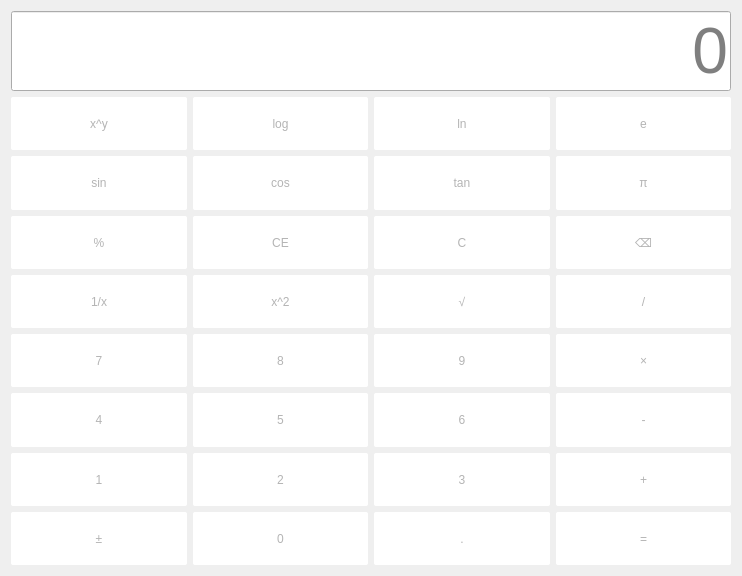
<?xml version="1.0" encoding="UTF-8"?>
<ui version="4.0">
 <class>Science</class>
 <widget class="QWidget" name="Science">
  <property name="geometry">
   <rect>
    <x>0</x>
    <y>0</y>
    <width>742</width>
    <height>576</height>
   </rect>
  </property>
  <property name="windowTitle">
   <string>Science</string>
  </property>
  <property name="styleSheet">
   <string notr="true">QPushButton{
	color: rgb(180, 180, 180);
	background-color: rgb(255, 255, 255);
	border-radius:2px;
	font: 18pt &quot;Arial&quot;
}

QPushButton:hover{
	color:rgb(102, 102, 102);
	background-color: rgb(192, 192, 192);
}

QPushButton:pressed{
	background-color: rgb(130, 130, 130);
	color:black
}

QLineEdit{
	font-size:48pt;
	color:black;
}</string>
  </property>
  <layout class="QGridLayout" name="gridLayout_2">
   <item row="0" column="0">
    <widget class="QLineEdit" name="display">
     <property name="alignment">
      <set>Qt::AlignRight|Qt::AlignTrailing|Qt::AlignVCenter</set>
     </property>
     <property name="placeholderText">
      <string>0</string>
     </property>
    </widget>
   </item>
   <item row="1" column="0">
    <layout class="QGridLayout" name="gridLayout">
     <item row="2" column="2">
      <widget class="QPushButton" name="btnCos">
       <property name="sizePolicy">
        <sizepolicy hsizetype="Minimum" vsizetype="Minimum">
         <horstretch>0</horstretch>
         <verstretch>0</verstretch>
        </sizepolicy>
       </property>
       <property name="text">
        <string>cos</string>
       </property>
      </widget>
     </item>
     <item row="2" column="1">
      <widget class="QPushButton" name="btnSin">
       <property name="sizePolicy">
        <sizepolicy hsizetype="Minimum" vsizetype="Minimum">
         <horstretch>0</horstretch>
         <verstretch>0</verstretch>
        </sizepolicy>
       </property>
       <property name="text">
        <string>sin</string>
       </property>
      </widget>
     </item>
     <item row="4" column="2">
      <widget class="QPushButton" name="btnSquare">
       <property name="sizePolicy">
        <sizepolicy hsizetype="Minimum" vsizetype="Minimum">
         <horstretch>0</horstretch>
         <verstretch>0</verstretch>
        </sizepolicy>
       </property>
       <property name="text">
        <string>x^2</string>
       </property>
      </widget>
     </item>
     <item row="6" column="3">
      <widget class="QPushButton" name="btnNum6">
       <property name="sizePolicy">
        <sizepolicy hsizetype="Minimum" vsizetype="Minimum">
         <horstretch>0</horstretch>
         <verstretch>0</verstretch>
        </sizepolicy>
       </property>
       <property name="text">
        <string>6</string>
       </property>
      </widget>
     </item>
     <item row="2" column="4">
      <widget class="QPushButton" name="btnNumPi">
       <property name="sizePolicy">
        <sizepolicy hsizetype="Minimum" vsizetype="Minimum">
         <horstretch>0</horstretch>
         <verstretch>0</verstretch>
        </sizepolicy>
       </property>
       <property name="text">
        <string>π</string>
       </property>
      </widget>
     </item>
     <item row="6" column="1">
      <widget class="QPushButton" name="btnNum4">
       <property name="sizePolicy">
        <sizepolicy hsizetype="Minimum" vsizetype="Minimum">
         <horstretch>0</horstretch>
         <verstretch>0</verstretch>
        </sizepolicy>
       </property>
       <property name="text">
        <string>4</string>
       </property>
      </widget>
     </item>
     <item row="3" column="1">
      <widget class="QPushButton" name="btnPercentage">
       <property name="sizePolicy">
        <sizepolicy hsizetype="Minimum" vsizetype="Minimum">
         <horstretch>0</horstretch>
         <verstretch>0</verstretch>
        </sizepolicy>
       </property>
       <property name="text">
        <string>%</string>
       </property>
      </widget>
     </item>
     <item row="4" column="4">
      <widget class="QPushButton" name="btnDivide">
       <property name="sizePolicy">
        <sizepolicy hsizetype="Minimum" vsizetype="Minimum">
         <horstretch>0</horstretch>
         <verstretch>0</verstretch>
        </sizepolicy>
       </property>
       <property name="text">
        <string>/</string>
       </property>
      </widget>
     </item>
     <item row="5" column="3">
      <widget class="QPushButton" name="btnNum9">
       <property name="sizePolicy">
        <sizepolicy hsizetype="Minimum" vsizetype="Minimum">
         <horstretch>0</horstretch>
         <verstretch>0</verstretch>
        </sizepolicy>
       </property>
       <property name="text">
        <string>9</string>
       </property>
      </widget>
     </item>
     <item row="4" column="1">
      <widget class="QPushButton" name="btnInverse">
       <property name="sizePolicy">
        <sizepolicy hsizetype="Minimum" vsizetype="Minimum">
         <horstretch>0</horstretch>
         <verstretch>0</verstretch>
        </sizepolicy>
       </property>
       <property name="text">
        <string>1/x</string>
       </property>
      </widget>
     </item>
     <item row="5" column="1">
      <widget class="QPushButton" name="btnNum7">
       <property name="sizePolicy">
        <sizepolicy hsizetype="Minimum" vsizetype="Minimum">
         <horstretch>0</horstretch>
         <verstretch>0</verstretch>
        </sizepolicy>
       </property>
       <property name="text">
        <string>7</string>
       </property>
      </widget>
     </item>
     <item row="7" column="2">
      <widget class="QPushButton" name="btnNum2">
       <property name="sizePolicy">
        <sizepolicy hsizetype="Minimum" vsizetype="Minimum">
         <horstretch>0</horstretch>
         <verstretch>0</verstretch>
        </sizepolicy>
       </property>
       <property name="text">
        <string>2</string>
       </property>
      </widget>
     </item>
     <item row="7" column="1">
      <widget class="QPushButton" name="btnNum1">
       <property name="sizePolicy">
        <sizepolicy hsizetype="Minimum" vsizetype="Minimum">
         <horstretch>0</horstretch>
         <verstretch>0</verstretch>
        </sizepolicy>
       </property>
       <property name="text">
        <string>1</string>
       </property>
      </widget>
     </item>
     <item row="8" column="1">
      <widget class="QPushButton" name="btnPlus">
       <property name="sizePolicy">
        <sizepolicy hsizetype="Minimum" vsizetype="Minimum">
         <horstretch>0</horstretch>
         <verstretch>0</verstretch>
        </sizepolicy>
       </property>
       <property name="text">
        <string>±</string>
       </property>
      </widget>
     </item>
     <item row="3" column="4">
      <widget class="QPushButton" name="btnDelete">
       <property name="sizePolicy">
        <sizepolicy hsizetype="Minimum" vsizetype="Minimum">
         <horstretch>0</horstretch>
         <verstretch>0</verstretch>
        </sizepolicy>
       </property>
       <property name="text">
        <string>⌫</string>
       </property>
      </widget>
     </item>
     <item row="3" column="2">
      <widget class="QPushButton" name="btnCE">
       <property name="sizePolicy">
        <sizepolicy hsizetype="Minimum" vsizetype="Minimum">
         <horstretch>0</horstretch>
         <verstretch>0</verstretch>
        </sizepolicy>
       </property>
       <property name="text">
        <string>CE</string>
       </property>
      </widget>
     </item>
     <item row="8" column="4">
      <widget class="QPushButton" name="btnEqual">
       <property name="sizePolicy">
        <sizepolicy hsizetype="Minimum" vsizetype="Minimum">
         <horstretch>0</horstretch>
         <verstretch>0</verstretch>
        </sizepolicy>
       </property>
       <property name="text">
        <string>=</string>
       </property>
      </widget>
     </item>
     <item row="7" column="4">
      <widget class="QPushButton" name="btnAdd">
       <property name="sizePolicy">
        <sizepolicy hsizetype="Minimum" vsizetype="Minimum">
         <horstretch>0</horstretch>
         <verstretch>0</verstretch>
        </sizepolicy>
       </property>
       <property name="text">
        <string>+</string>
       </property>
      </widget>
     </item>
     <item row="3" column="3">
      <widget class="QPushButton" name="btnC">
       <property name="sizePolicy">
        <sizepolicy hsizetype="Minimum" vsizetype="Minimum">
         <horstretch>0</horstretch>
         <verstretch>0</verstretch>
        </sizepolicy>
       </property>
       <property name="text">
        <string>C</string>
       </property>
      </widget>
     </item>
     <item row="7" column="3">
      <widget class="QPushButton" name="btnNum3">
       <property name="sizePolicy">
        <sizepolicy hsizetype="Minimum" vsizetype="Minimum">
         <horstretch>0</horstretch>
         <verstretch>0</verstretch>
        </sizepolicy>
       </property>
       <property name="text">
        <string>3</string>
       </property>
      </widget>
     </item>
     <item row="6" column="4">
      <widget class="QPushButton" name="btnSubtract">
       <property name="sizePolicy">
        <sizepolicy hsizetype="Minimum" vsizetype="Minimum">
         <horstretch>0</horstretch>
         <verstretch>0</verstretch>
        </sizepolicy>
       </property>
       <property name="text">
        <string>-</string>
       </property>
      </widget>
     </item>
     <item row="4" column="3">
      <widget class="QPushButton" name="btnSqrt">
       <property name="sizePolicy">
        <sizepolicy hsizetype="Minimum" vsizetype="Minimum">
         <horstretch>0</horstretch>
         <verstretch>0</verstretch>
        </sizepolicy>
       </property>
       <property name="text">
        <string>√</string>
       </property>
      </widget>
     </item>
     <item row="8" column="2">
      <widget class="QPushButton" name="btnNum0">
       <property name="sizePolicy">
        <sizepolicy hsizetype="Minimum" vsizetype="Minimum">
         <horstretch>0</horstretch>
         <verstretch>0</verstretch>
        </sizepolicy>
       </property>
       <property name="text">
        <string>0</string>
       </property>
      </widget>
     </item>
     <item row="6" column="2">
      <widget class="QPushButton" name="btnNum5">
       <property name="sizePolicy">
        <sizepolicy hsizetype="Minimum" vsizetype="Minimum">
         <horstretch>0</horstretch>
         <verstretch>0</verstretch>
        </sizepolicy>
       </property>
       <property name="styleSheet">
        <string notr="true"/>
       </property>
       <property name="text">
        <string>5</string>
       </property>
      </widget>
     </item>
     <item row="8" column="3">
      <widget class="QPushButton" name="btnPoint">
       <property name="sizePolicy">
        <sizepolicy hsizetype="Minimum" vsizetype="Minimum">
         <horstretch>0</horstretch>
         <verstretch>0</verstretch>
        </sizepolicy>
       </property>
       <property name="text">
        <string>.</string>
       </property>
      </widget>
     </item>
     <item row="5" column="4">
      <widget class="QPushButton" name="btnMultiple">
       <property name="sizePolicy">
        <sizepolicy hsizetype="Minimum" vsizetype="Minimum">
         <horstretch>0</horstretch>
         <verstretch>0</verstretch>
        </sizepolicy>
       </property>
       <property name="text">
        <string>×</string>
       </property>
      </widget>
     </item>
     <item row="2" column="3">
      <widget class="QPushButton" name="btnTan">
       <property name="sizePolicy">
        <sizepolicy hsizetype="Minimum" vsizetype="Minimum">
         <horstretch>0</horstretch>
         <verstretch>0</verstretch>
        </sizepolicy>
       </property>
       <property name="text">
        <string>tan</string>
       </property>
      </widget>
     </item>
     <item row="5" column="2">
      <widget class="QPushButton" name="btnNum8">
       <property name="sizePolicy">
        <sizepolicy hsizetype="Minimum" vsizetype="Minimum">
         <horstretch>0</horstretch>
         <verstretch>0</verstretch>
        </sizepolicy>
       </property>
       <property name="text">
        <string>8</string>
       </property>
      </widget>
     </item>
     <item row="1" column="3">
      <widget class="QPushButton" name="btnLn">
       <property name="sizePolicy">
        <sizepolicy hsizetype="Minimum" vsizetype="Minimum">
         <horstretch>0</horstretch>
         <verstretch>0</verstretch>
        </sizepolicy>
       </property>
       <property name="text">
        <string>ln</string>
       </property>
      </widget>
     </item>
     <item row="1" column="2">
      <widget class="QPushButton" name="btnLog">
       <property name="sizePolicy">
        <sizepolicy hsizetype="Minimum" vsizetype="Minimum">
         <horstretch>0</horstretch>
         <verstretch>0</verstretch>
        </sizepolicy>
       </property>
       <property name="text">
        <string>log</string>
       </property>
      </widget>
     </item>
     <item row="1" column="1">
      <widget class="QPushButton" name="btnPower">
       <property name="sizePolicy">
        <sizepolicy hsizetype="Minimum" vsizetype="Minimum">
         <horstretch>0</horstretch>
         <verstretch>0</verstretch>
        </sizepolicy>
       </property>
       <property name="text">
        <string>x^y</string>
       </property>
      </widget>
     </item>
     <item row="1" column="4">
      <widget class="QPushButton" name="btnNumE">
       <property name="sizePolicy">
        <sizepolicy hsizetype="Minimum" vsizetype="Minimum">
         <horstretch>0</horstretch>
         <verstretch>0</verstretch>
        </sizepolicy>
       </property>
       <property name="text">
        <string>e</string>
       </property>
      </widget>
     </item>
    </layout>
   </item>
  </layout>
 </widget>
 <resources/>
 <connections/>
</ui>
